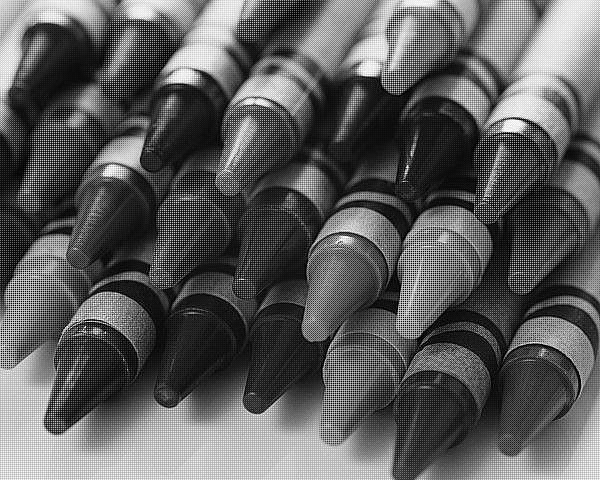
#> input picture MP0/MP0/images/crayons.bmp, 600 x 480 px, given in place of seasons.jpeg, which was not available
$ python mp0.py
#> lines starting #> are read from the running program, lines starting #| are printed output that depends on the picture; after the words box and inside, x2 and y2 are one past the last pixel; in counts of white or black regions, pixels touching at a corner belong together; long printed decimals are rounded; pictures that were not available may be replaced by others from this repository, and a replacement may not be noted
import numpy as np
import cv2
import matplotlib.pyplot as plt
from scipy.ndimage import correlate as conv
from scipy.signal import medfilt2d
IMG_DIR = 'images/'
MOSAIC_IMG_NAME = 'tony.bmp'
ORI_IMG_NAME = 'tony.jpg'
def read_image(IMG_NAME):
    # YOUR CODE HERE
#> called with IMG_NAME = 'images/seasons.jpeg'
    img = cv2.imread(IMG_NAME)
#> img is the input picture: shape (480, 600, 3); min 0, max 255, mean 92.4
    return img

# For a sanity check, display your image here
# mosaic_img = read_image(IMG_DIR + MOSAIC_IMG_NAME)[:,:,0]# YOUR CODE HERE
# cv2.imshow('image', mosaic_img)
# cv2.waitKey(0)

def get_solution_image(mosaic_img):
    '''
    This function should return the soln image.
    Feel free to write helper functions in the above cells
    as well as change the parameters of this function.
    '''
    mosaic_shape = np.shape(mosaic_img)
    # soln_image = np.zeros((mosaic_shape[0], mosaic_shape[1], 3))
    ### YOUR CODE HERE ###

    # Make sure broadcast works correctly
    assert mosaic_shape[0] % 2 == 0 and mosaic_shape[1] % 2 == 0
    print(mosaic_shape)
    width_n = mosaic_shape[1] // 2
    height_n = mosaic_shape[0] // 2
    # Extract channels
    red_channel = mosaic_img * np.tile(np.array([[1, 0], [0, 0]]), (height_n, width_n))
    green_channel = mosaic_img * np.tile(np.array([[0, 1], [1, 0]]), (height_n, width_n))
    blue_channel = mosaic_img * np.tile(np.array([[0, 0], [0, 1]]), (height_n, width_n))

    # Do conv for each channel
    red_channel = conv(red_channel, np.array([[0.25, 0.5, 0.25], [0.5, 1, 0.5], [0.25, 0.5, 0.25]]),
                       output=np.dtype('uint8'), mode='mirror')
    green_channel = conv(green_channel, np.array([[0, 0.25, 0], [0.25, 1, 0.25], [0, 0.25, 0]]),
                       output=np.dtype('uint8'), mode='mirror')
    blue_channel = conv(blue_channel, np.array([[0.25, 0.5, 0.25], [0.5, 1, 0.5], [0.25, 0.5, 0.25]]),
                       output=np.dtype('uint8'), mode='mirror')

    soln_image = np.array([blue_channel, green_channel, red_channel]).transpose((1, 2, 0))
    return soln_image


def compute_errors(soln_image, original_image):
    '''
    Compute the Average and Maximum per-pixel error
    for the image.

    Also generate the map of pixel differences
    to visualize where the mistakes are made
    '''
    err_map = ((soln_image.astype('float32') - original_image.astype('float32')) ** 2).sum(2)
    print(err_map)
    plt.imshow(err_map, 'gray')
    plt.show()
    size = np.shape(err_map)[0] * np.shape(err_map)[1]
    pp_err = err_map.sum() / size
    max_err = err_map.max()
    return pp_err, max_err

# [49 lines of commented-out code are left out]
def get_freeman_solution_image(mosaic_img):
    '''
    This function should return the freeman soln image.
    Feel free to write helper functions in the above cells
    as well as change the parameters of this function.

    HINT : Use the above get_solution_image function.
    '''
    ### YOUR CODE HERE ###
    freeman_soln_image = \
    get_solution_image(mosaic_img).transpose((2, 0, 1)).astype(np.dtype('float32'))
    freeman_soln_image[0] = \
    medfilt2d(freeman_soln_image[0] - freeman_soln_image[1]) + freeman_soln_image[1]
    freeman_soln_image[2] = \
    medfilt2d(freeman_soln_image[2] - freeman_soln_image[1]) + freeman_soln_image[1]
    freeman_soln_image = \
    freeman_soln_image.transpose((1, 2, 0))
    freeman_soln_image[freeman_soln_image<0], \
    freeman_soln_image[freeman_soln_image>255] = 0, 255
    return freeman_soln_image.astype(np.dtype('uint8'))

def get_mosaic_image(original_image):
    '''
    Generate the mosaic image using the Bayer Pattern.
    '''
    origin_shape = np.shape(original_image)
#> origin_shape = (480, 600, 3)

    # Make sure broadcast works correctly
    assert origin_shape[0] % 2 == 0 and origin_shape[1] % 2 == 0

    width_n = origin_shape[1] // 2
#> width_n = 300
    height_n = origin_shape[0] // 2
#> height_n = 240
    original_image = original_image.transpose((2, 0, 1))

    red_mask = np.tile(np.array([[1, 0], [0, 0]]), (height_n, width_n))
    green_mask = np.tile(np.array([[0, 1], [1, 0]]), (height_n, width_n))
    blue_mask = np.tile(np.array([[0, 0], [0, 1]]), (height_n, width_n))

    red_c = original_image[2] * red_mask
    green_c = original_image[1] * green_mask
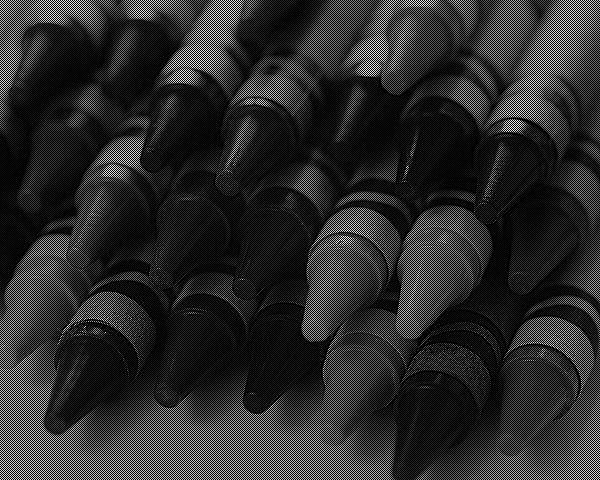
#> green_c: shape (480, 600) int64; min 0, max 255, mean 43.3
    blue_c = original_image[0] * blue_mask
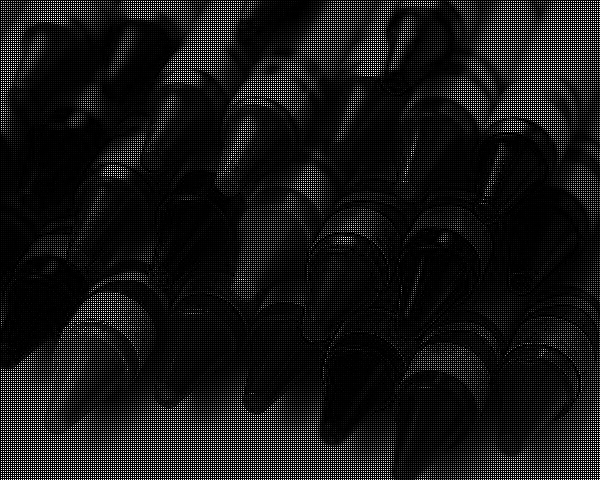
#> blue_c: shape (480, 600) int64; min 0, max 255, mean 21.9

    mosaic_img = red_c + green_c + blue_c

    return mosaic_img

# mosaic_img = read_image(IMG_DIR + 'crayons.bmp')[:,:,0]
# mosaic_img = get_freeman_solution_image(mosaic_img)
# cv2.imwrite(IMG_DIR + 'crayons_1.jpg', mosaic_img)
origin_img = read_image(IMG_DIR + 'seasons.jpeg')
mosaic_img = get_mosaic_image(origin_img)
mosaic_img = get_freeman_solution_image(mosaic_img)
#| (480, 600)
#> in get_solution_image, `red_channel = conv(red_channel, np.array([[0.25, 0.5, 0.25], [0.5, 1, ..`:
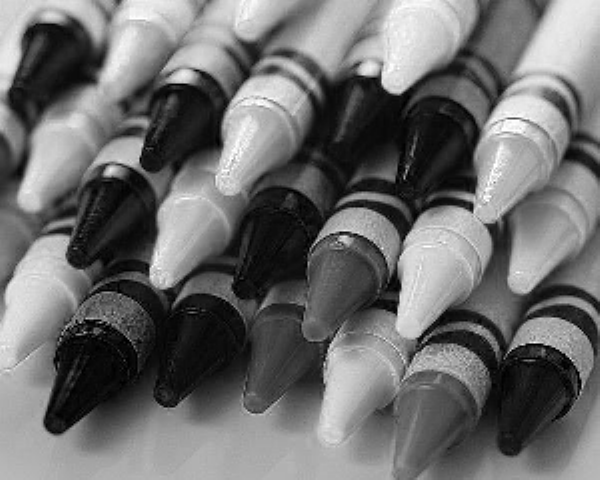
#> red_channel: shape (480, 600); min 0, max 255, mean 109
#> in get_solution_image, `blue_channel = conv(blue_channel, np.array([[0.25, 0.5, 0.25], [0.5, 1..`:
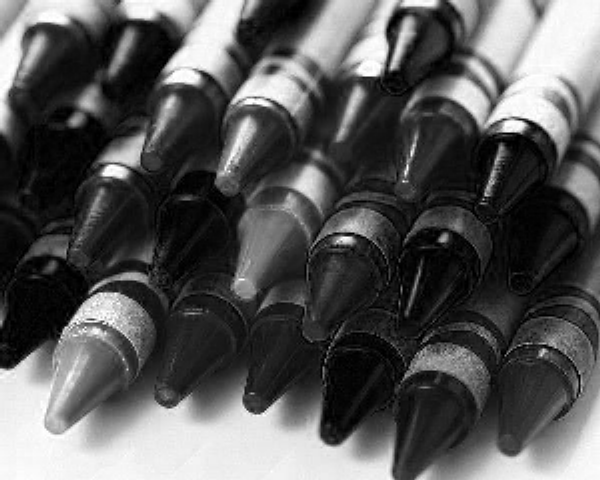
#> blue_channel: shape (480, 600); min 0, max 255, mean 87.2
#> in get_solution_image, `soln_image = np.array([blue_channel, green_channel, red_channel]).tran..`:
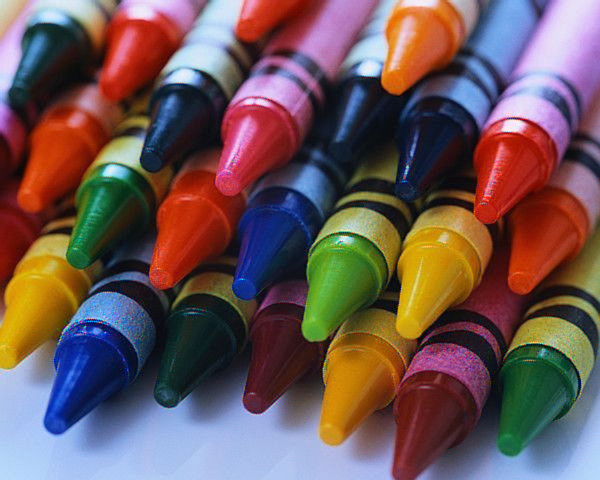
#> soln_image: shape (480, 600, 3); mean of channels 0, 1, 2 87.2, 86.3, 109; drawn as B, G, R
#> in get_freeman_solution_image, `freeman_soln_image = \ freeman_soln_image.transpose((1, 2, 0))`:
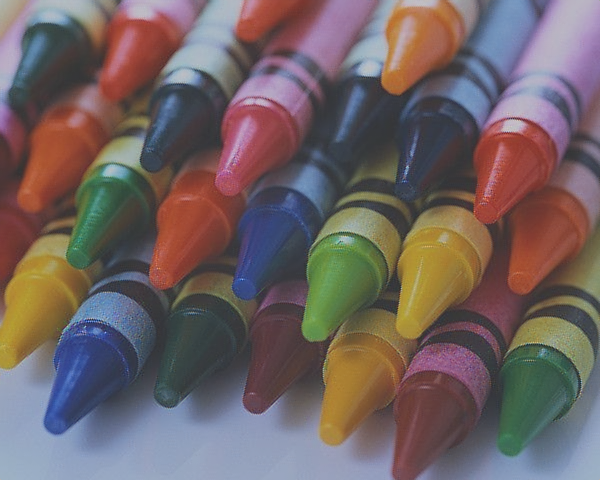
#> freeman_soln_image: shape (480, 600, 3) float32; mean of channels 0, 1, 2 87.2, 86.3, 109; drawn with min black and max white
#> in get_freeman_solution_image, `freeman_soln_image[freeman_soln_image<0], \ freeman_soln_image[freeman..`: freeman_soln_image: shape (480, 600, 3) float32; 0.76% of pixels changed, all inside (x1, y1, x2, y2) = (0, 1, 591, 448)
cv2.imwrite(IMG_DIR + 'seasons_1.jpg', mosaic_img)
(pp_err, max_err) = compute_errors(mosaic_img, origin_img)
#> in compute_errors, `err_map = ((soln_image.astype('float32') - original_image.astype('floa..`:
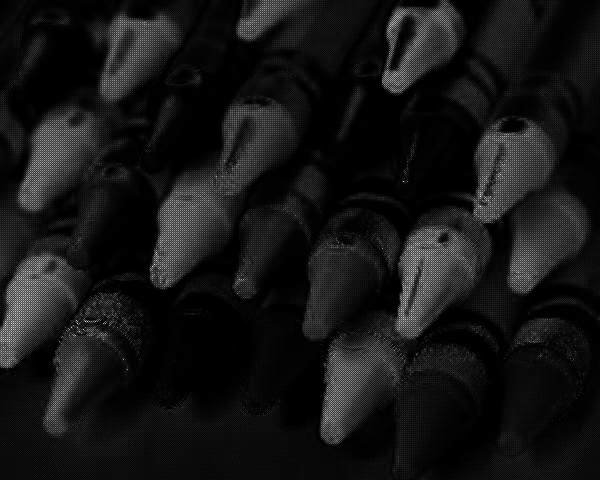
#> err_map: shape (480, 600) float32; min 0, max 98302, mean 8377.4; drawn with min black and max white
#> (printed output is left out)
#> in compute_errors, `pp_err = err_map.sum() / size`: pp_err = 8377.4
#> in compute_errors, `max_err = err_map.max()`: max_err = 98302
#> pp_err = 8377.4; max_err = 98302
print(pp_err, max_err)
#| 8377.406 98302.0

$ run again, on MP0/MP0/images/hope.bmp
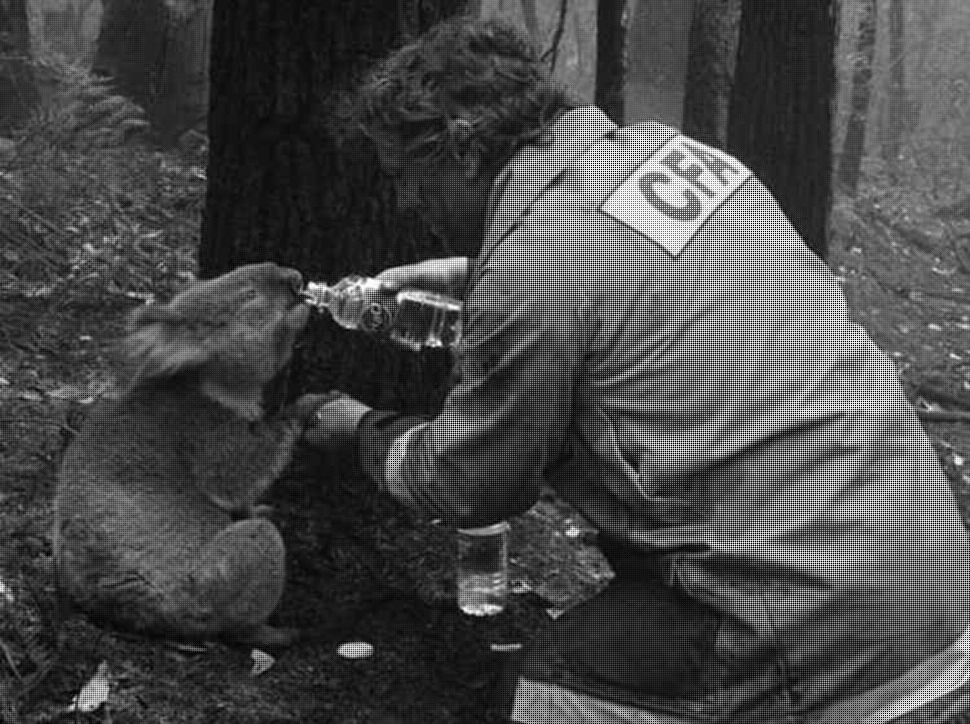
#> input picture MP0/MP0/images/hope.bmp, 970 x 724 px, given in place of seasons.jpeg, which was not available
#> in read_image, img is the input picture: shape (724, 970, 3); min 0, max 255, mean 72.4
#> in get_mosaic_image, `green_c = original_image[1] * green_mask`:
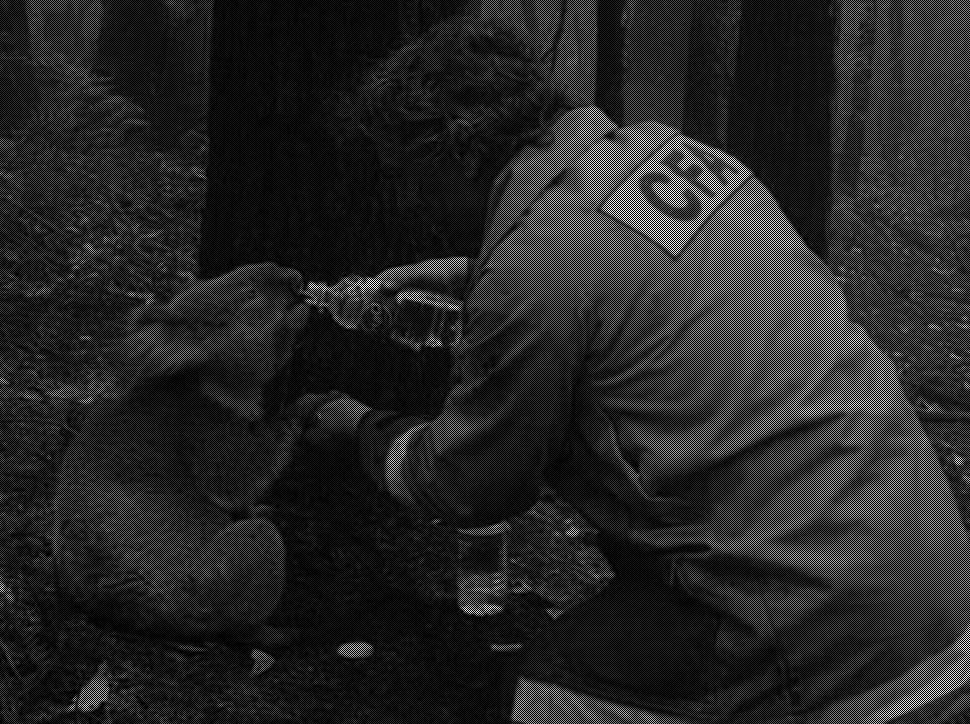
#> green_c: shape (724, 970) int64; min 0, max 255, mean 37.2
#| (724, 970)
#> in compute_errors, `err_map = ((soln_image.astype('float32') - original_image.astype('floa..`:
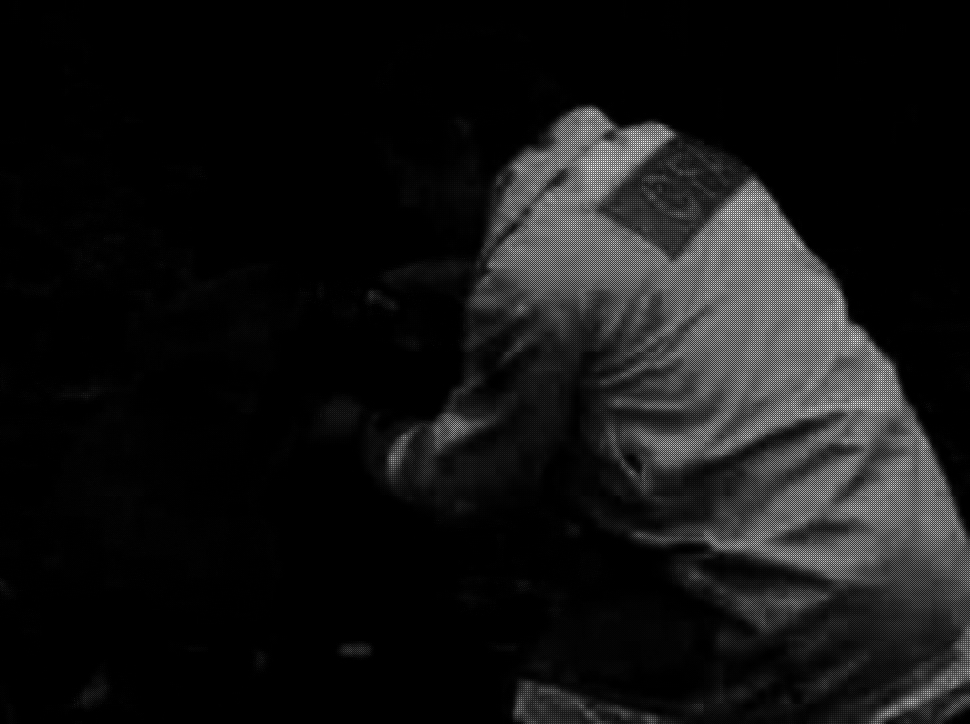
#> err_map: shape (724, 970) float32; min 0, max 118299, mean 9304.3; drawn with min black and max white
#> (printed output is left out)
#> in compute_errors, `pp_err = err_map.sum() / size`: pp_err = 9304.3
#> in compute_errors, `max_err = err_map.max()`: max_err = 118299
#> `(pp_err, max_err) = compute_errors(mosaic_img, origin_img)`: pp_err = 9304.3; max_err = 118299
#| 9304.291 118299.0
